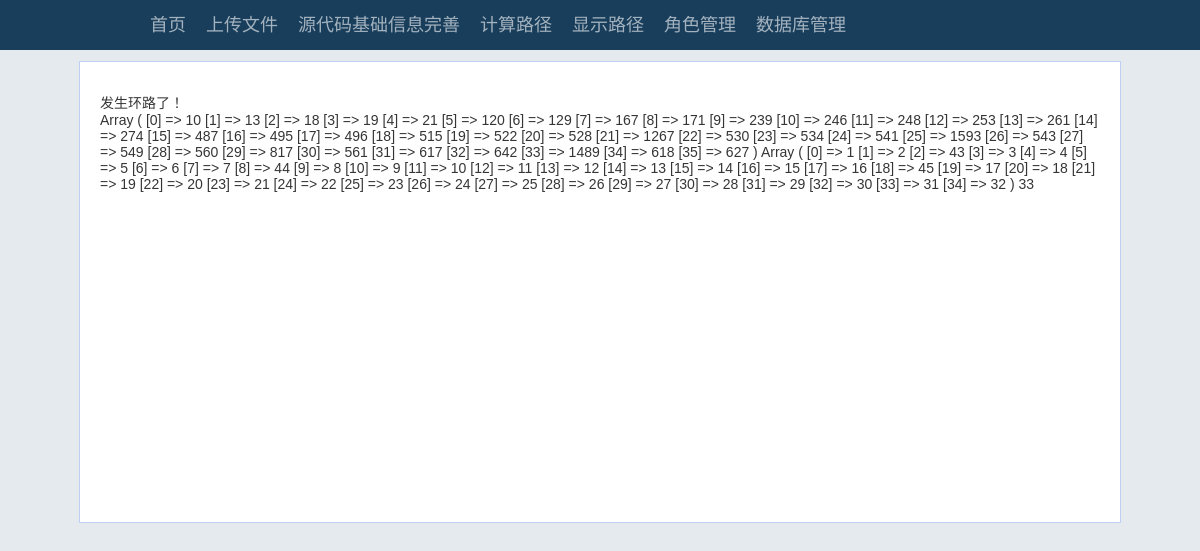
The page /index.php?action=cal_path on the database its author committed.
### tables this page shows
CREATE TABLE IF NOT EXISTS `lines` (
  `id` int(11) NOT NULL auto_increment,
  `point_u_id` int(11) NOT NULL,
  `point_v_id` int(11) NOT NULL,
  `variables_ids` text NOT NULL,
  PRIMARY KEY  (`id`)
);

### function.php (the view, shortened to what this page needs)
<?php
	function deal_function($path, $path_all, $lines_id, $lines_id_all, $functions_line, $path_level, $v)
	{
		if(!empty($functions_line))
		{
			$functions_line = unserialize($functions_line);
			foreach($functions_line as $value)
			{
				$sql = "select * from `functions` where `id`='$value'";
				$result_line = mysql_query($sql);
				$res_line = mysql_fetch_assoc($result_line);
				$paths = unserialize($res_line['paths']);
				if(!empty($paths))
				{
					foreach($paths as $value)
					{
						$path_all = array_merge($path_all, $value['path']);
						$sum = count($value['path']);
						for($i=0; $i<=$sum; $i++)
						{
							$lines_id_all[] = -1;
						}
						if($value['end'])
						{
							insert_path($path_all, $lines_id_all);
						} else {
							dep($path, $path_all, $lines_id, $lines_id_all, $v, $path_level);
						}
					}
				}
			}
		} else {
			dep($path, $path_all, $lines_id, $lines_id_all, $v, $path_level);
		}
	}
	function dep($path, $path_all, $lines_id, $lines_id_all, $u, $path_level)
	{
		$sql = "SELECT * FROM `lines` WHERE `point_u_id`='$u'";
		$result = mysql_query($sql);
		if(mysql_num_rows($result) == 0)
		{
			insert_path($path_all, $lines_id_all);
		} else {
			while($res = mysql_fetch_assoc($result))
			{
				if(in_array($res['point_v_id'], $path))
				{
					echo "发生环路了！<br/>";
					print_r($path);
					print_r($lines_id);
					echo $res['id'];
					exit;
				}
				$lines_id[] = $res['id'];
				$lines_id_all[] = $res['id'];
				$v = $res['point_v_id'];
				$path[]  = $v;
				$path_all[] = $v;
				$sql = "select * from `points` where `id`='$v'";
				$result_v = mysql_query($sql);
				$res_v = mysql_fetch_assoc($result_v);
				if($res_v['level'] == 1)
				{
					$path_level = 1;
				}
				deal_function($path, $path_all, $lines_id, $lines_id_all, $res_v['functions_line'], $path_level, $v);
				array_pop($lines_id);
				array_pop($path);
				array_pop($lines_id_all);
				array_pop($path_all);
			}
		}
	}
?>

### css/common.css (style rules this page uses)
body { background:#E4EAED; font-size: 14px; font-family: "微软雅黑","Microsoft Yahei",arial; color:#353535; }
* { margin:0; padding:0; }
a { text-decoration:none; }
#top { height:50px; background:#193E5C; }
#top #menubar { width:1000px; margin:0 auto; }
#menubar ul a { color: #A3B2BE; }
#menubar ul { list-style:none; float:left; margin-left:50px; }
#menubar ul li { float:left; list-style:none; margin-right:20px; height: 51px; font-size: 18px; line-height: 50px; }
#content { background:#FFF; margin-top:10px; width:1000px; margin-left:auto; margin-right:auto; padding:30px 20px; border:1px solid #BFCEF2; min-height:400px; }

### rows shown on the page
lines: point_v "Array ( [0] => 10 [1] => 13 [2] => 18 [3] => 19 [4] => 21 [5] => 120 [6] => 129 [7] => 167 [8] => 171 [9] => 239 [10] => 246 [11] => 248 [12] => 253 [13] => 261 [14] => 274 [15] => 487 [16] => 495 [17] => 496 [18] => 515 [19] => 522 [20] => 528 [21] => 1267 [22] => 530 [23] => 534 [24] => 541 [25] => 1593 [26] => 543 [27] => 549 [28] => 560 [29] => 817 [30] => 561 [31] => 617 [32] => 642 [33] => 1489 [34] => 618 [35] => 627 ) Array ( [0] => 1 [1] => 2 [2] => 43 [3] => 3 [4] => 4 [5] => 5 [6] => 6 [7] => 7 [8] => 44 [9] => 8 [10] => 9 [11] => 10 [12] => 11 [13] => 12 [14] => 13 [15] => 14 [16] => 15 [17] => 16 [18] => 45 [19] => 17 [20] => 18 [21] => 19 [22] => 20 [23] => 21 [24] => 22 [25]…", id "33"
